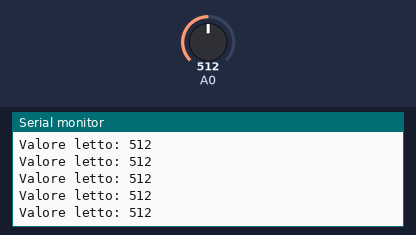
The sketch below on a simulated Arduino Uno, built with avr-gcc and run on an emulated ATmega328P. Parts: the last lines printed to the serial monitor. The test bench sets the inputs (shaded band); at power-on: A0 = 512.

Above: at 1.2 s.
1.3 s: A0 set to 716
At 1.56 s:
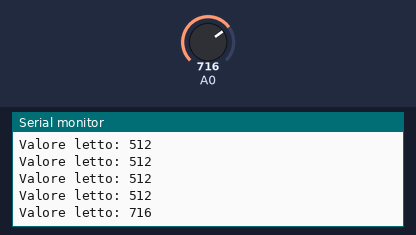
2.8 s: A0 set to 900
At 2.96 s:
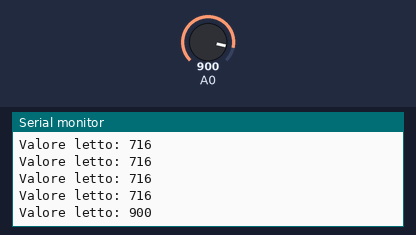
Timing chart, 0 to 5.8 s (numbered marks = the images above; inputs shaded):
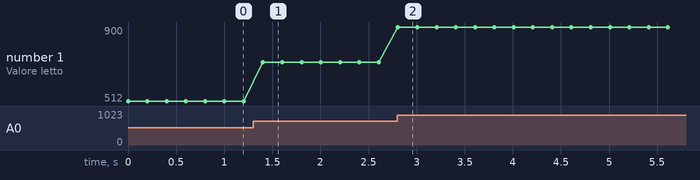

The sketch:

EsempioInputAnalogico.ino
```cpp
/***************************************************
 *    ESEMPIO LETTURA PIN ANALOGICO
 *
 *
 *    Author: Stefano Capezzone
 *    Version: 1.0
 *    Corso Arduino e OLTRE
 *
 */

void setup() {
// I pin analogici sono solo di INPUT e non vanno impostati nel setup
  Serial.begin(9600); // Inizializzo la porta seriale di Arduino impostando la velocità 9600 baud
}

void loop() {
  int valore; // Dichiaro una variabile per contenere il valore letto
  valore = analogRead(A0); // lettura del PIN A0
  Serial.print("Valore letto: "); // Invio al terminale una prima parte di messaggio
  Serial.println(valore); // completo il messaggio e invio il carattere di "carriage return" (a capo)
  delay(200); // Introduco un piccolo ritardo di 20 decimi di secondo per rallentare la velocità del loop

}
```

Measured:
- after the input at 1.3 s, the serial monitor: prints a new line after 0.10 s (image 1)
- after the input at 2.8 s, the serial monitor: prints a new line at once (image 2)
- plotted number 1: 512 → 716 after the input at 1.3 s, 716 → 900 after the input at 2.8 s
